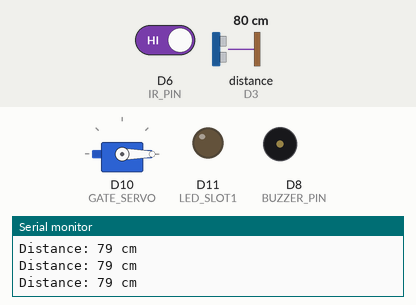
A sketch run on a simulated Arduino Uno R4 WiFi. Parts: servo, output pins drawn as LEDs (lit = HIGH), buzzer (waves = sounding, pin HIGH), the last lines printed to the serial monitor. Wiring (inferred from the names in the program): ultrasonic range finder: trigger D2; echo D3. Inputs (shaded band) come from the test bench; at power-on: distance to the obstacle (sensor on D3) 80 cm, D6 (IR_PIN) HIGH. The echo pulse lasts 58.3 µs per cm; WiFi joins after 1.5 s; servers stay silent unless stated; no MQTT or app messages arrive unless stated; pins used as bus, display or sensor lines are not drawn.

Above: at 2.7 s.
2.8 s: distance to the obstacle (sensor on D3) set to 56 cm
4.3 s: distance to the obstacle (sensor on D3) set to 47 cm
At 5.6 s:
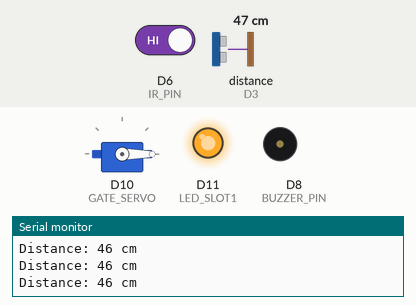
5.9 s: D6 (IR_PIN) driven LOW
At 6.7 s:
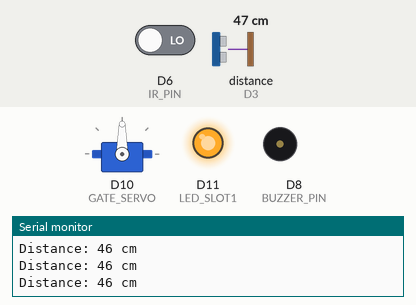
7.5 s: distance to the obstacle (sensor on D3) set to 60 cm
At 8.8 s:
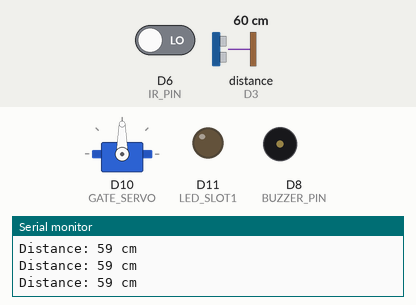
10.5 s: distance to the obstacle (sensor on D3) set to 2 cm
At 11.7 s:
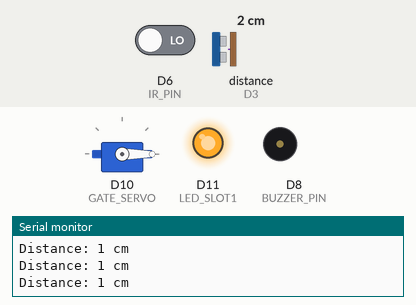
12.0 s: distance to the obstacle (sensor on D3) set to 120 cm
At 12.5 s:
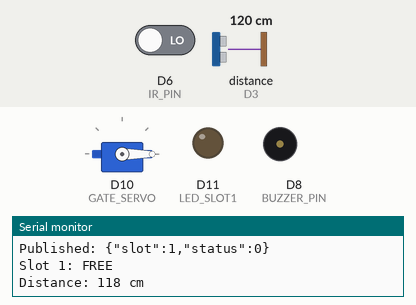
Timing chart, 0 to 14.6 s (numbered marks = the images above; inputs shaded):
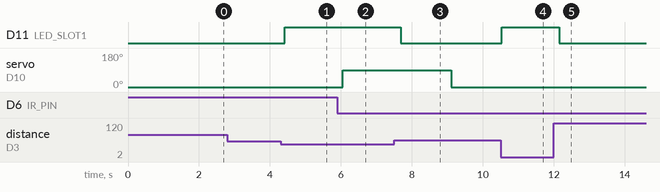

Measured:
- the behaviour switches between 51 and 50 cm on distance to the obstacle (sensor on D3) (found by bisection; images 0 and 1)
- after the input at 4.3 s, D11 (LED_SLOT1): LOW → HIGH after 0.12 s
- after the input at 5.9 s, servo on D10 (GATE_SERVO): 0° → 90° after 0.15 s
- after the input at 7.5 s, D11 (LED_SLOT1): HIGH → LOW after 0.18 s
- after the input at 10.5 s, D11 (LED_SLOT1): LOW → HIGH at once
- after the input at 12.0 s, D11 (LED_SLOT1): HIGH → LOW after 0.15 s

The sketch:

smart_parking_arduino.ino
```cpp
// ================================================================
//  SMART PARKING SYSTEM — Arduino Code
//  Hardware: 1x HC-SR04 Ultrasonic + 1x IR Sensor (Minimal Setup)
// ================================================================

#include <WiFiS3.h>
#include <PubSubClient.h>
#include <Servo.h>

// ── WiFi & MQTT ──────────────────────────────────────────────────
const char* ssid       = "YOUR_WIFI_SSID";
const char* password   = "YOUR_WIFI_PASSWORD";
const char* mqttServer = "192.168.x.x";   // ← your laptop's local IP
const int   mqttPort   = 1883;

// ── Pin Definitions ──────────────────────────────────────────────
#define TRIG_PIN     2    // HC-SR04 Trigger
#define ECHO_PIN     3    // HC-SR04 Echo
#define IR_PIN       6    // IR Sensor output
#define GATE_SERVO   10   // Gate servo (PWM)
#define LED_SLOT1    11   // Slot 1 LED (220Ω resistor in series)
#define BUZZER_PIN   8    // Buzzer

// ── Thresholds ───────────────────────────────────────────────────3cd5c
#define OCCUPIED_CM  50   // Distance below this = car present
#define GATE_OPEN    90   // Servo angle for open gate
#define GATE_CLOSED  0    // Servo angle for closed gate
#define GATE_DELAY   3000 // Gate stays open for 3 seconds

// ── State ────────────────────────────────────────────────────────
int prevSlotStatus    = -1;   // -1 = uninitialized
int prevIRStatus      = -1;
int vehicleCount      = 0;
bool gateOpen         = false;
unsigned long gateOpenTime = 0;

WiFiClient    wifiClient;
PubSubClient  mqttClient(wifiClient);
Servo         gateServo;

// ================================================================
//  SETUP
// ================================================================
void setup() {
  Serial.begin(9600);

  // Pin modes
  pinMode(TRIG_PIN,  OUTPUT);
  pinMode(ECHO_PIN,  INPUT);
  pinMode(IR_PIN,    INPUT);
  pinMode(LED_SLOT1, OUTPUT);
  pinMode(BUZZER_PIN, OUTPUT);

  // Gate servo
  gateServo.attach(GATE_SERVO);
  gateServo.write(GATE_CLOSED);

  // Connect WiFi
  Serial.print("Connecting to WiFi");
  WiFi.begin(ssid, password);
  while (WiFi.status() != WL_CONNECTED) {
    delay(500);
    Serial.print(".");
  }
  Serial.println("\nWiFi connected! IP: " + WiFi.localIP().toString());

  // Connect MQTT
  mqttClient.setServer(mqttServer, mqttPort);
  connectMQTT();
}

// ================================================================
//  LOOP
// ================================================================
void loop() {
  if (!mqttClient.connected()) connectMQTT();
  mqttClient.loop();

  // 1) Read sensors
  int slotStatus = readUltrasonic();   // 0 = free, 1 = occupied
  int irStatus   = readIR();           // 0 = no detection, 1 = detected

  // 2) Handle slot state change
  if (slotStatus != prevSlotStatus) {
    updateSlotLED(slotStatus);
    publishSlotState(slotStatus);
    prevSlotStatus = slotStatus;
    Serial.println("Slot 1: " + String(slotStatus == 1 ? "OCCUPIED" : "FREE"));
  }

  // 3) Handle IR detection (entry/exit toggle — single sensor mode)
  if (irStatus == 1 && prevIRStatus == 0) {
    // Rising edge: car detected at entry/exit
    handleVehicleDetected();
  }
  prevIRStatus = irStatus;

  // 4) Auto-close gate after delay
  if (gateOpen && (millis() - gateOpenTime >= GATE_DELAY)) {
    closeGate();
  }

  delay(200);  // Loop every 200ms — fast enough, not spammy
}

// ================================================================
//  SENSOR FUNCTIONS
// ================================================================

// Returns 1 if car detected (distance < OCCUPIED_CM), else 0
int readUltrasonic() {
  digitalWrite(TRIG_PIN, LOW);
  delayMicroseconds(2);
  digitalWrite(TRIG_PIN, HIGH);
  delayMicroseconds(10);
  digitalWrite(TRIG_PIN, LOW);

  long duration = pulseIn(ECHO_PIN, HIGH, 30000); // 30ms timeout
  if (duration == 0) return 0;                    // No echo = assume free

  int distanceCm = duration * 0.034 / 2;
  Serial.println("Distance: " + String(distanceCm) + " cm");

  return (distanceCm > 0 && distanceCm < OCCUPIED_CM) ? 1 : 0;
}

// Returns 1 if IR beam is broken (car present), else 0
// Note: Most IR modules output LOW when object detected — adjust if needed
int readIR() {
  return (digitalRead(IR_PIN) == LOW) ? 1 : 0;
}

// ================================================================
//  ACTUATOR FUNCTIONS
// ================================================================

void updateSlotLED(int status) {
  // HIGH = occupied (red LED), LOW = free (green LED)
  // If you have two separate LEDs: adjust accordingly
  digitalWrite(LED_SLOT1, status == 1 ? HIGH : LOW);
}

void handleVehicleDetected() {
  vehicleCount++;
  Serial.println("Vehicle detected! Count: " + String(vehicleCount));
  openGate();
  publishVehicleCount();
}

void openGate() {
  gateServo.write(GATE_OPEN);
  gateOpen = true;
  gateOpenTime = millis();
  Serial.println("Gate OPEN");
}

void closeGate() {
  gateServo.write(GATE_CLOSED);
  gateOpen = false;
  Serial.println("Gate CLOSED");
}

void triggerBuzzer(int beeps) {
  for (int i = 0; i < beeps; i++) {
    digitalWrite(BUZZER_PIN, HIGH);
    delay(200);
    digitalWrite(BUZZER_PIN, LOW);
    delay(200);
  }
}

// ================================================================
//  MQTT FUNCTIONS
// ================================================================

void connectMQTT() {
  Serial.print("Connecting to MQTT...");
  while (!mqttClient.connect("ArduinoParking")) {
    Serial.print(".");
    delay(2000);
  }
  Serial.println(" connected!");
}

// Publish slot occupancy state
void publishSlotState(int status) {
  String payload = "{\"slot\":1,\"status\":" + String(status) + "}";
  mqttClient.publish("parking/slots", payload.c_str());
  Serial.println("Published: " + payload);
}

// Publish vehicle entry count
void publishVehicleCount() {
  String payload = "{\"entries\":" + String(vehicleCount) + "}";
  mqttClient.publish("parking/counts", payload.c_str());
  Serial.println("Published count: " + payload);
}
```
